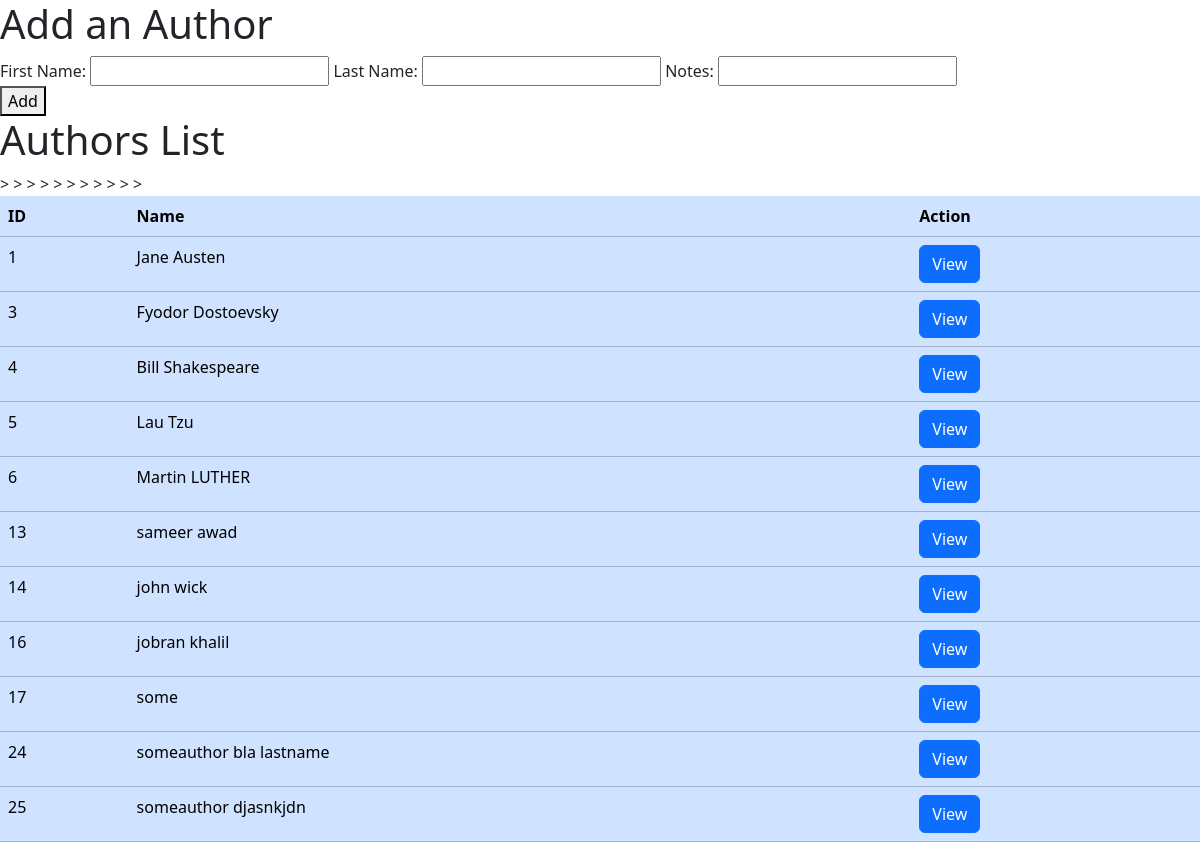
/add_author/, run on the app's committed database.
### myapp/models.py (models this page shows)
class Author(models.Model):
    first_name = models.CharField(max_length=45)
    last_name = models.CharField(max_length=45)
    books = models.ManyToManyField(Book, related_name="authors")
    notes = models.CharField(max_length=255, default=True)
    created_at = models.DateField(auto_now_add=True)
    updated_at = models.DateField(auto_now=True)

### myapp/views.py (the view)
# urls.py: path('add_author/', views.add_author_view, name='add_author'),
def add_author_view(request):
    if request.method == 'POST':
        first_name = request.POST['first_name']
        last_name = request.POST['last_name']
        notes = request.POST['notes']
        models.add_author(first_name, last_name, notes)
        return redirect('add_author')
    else:
        return render(request, 'authorlist.html',{'authors' : models.all_authors() })

### myapp/models.py (called while the page is built)
def all_authors():
    return Author.objects.all()

### myapp/templates/authorlist.html (shortened to what this page needs)
<!DOCTYPE html>
<html lang="en">
<head>
    <link rel="stylesheet" href="https://cdn.jsdelivr.net/npm/bootstrap@5.3.3/dist/css/bootstrap.min.css">
</head>
<body>
    <h1>Add an Author</h1>
    <form action="{% url 'add_author' %}" method="post">
        <label for="first_name">First Name:</label>
        <input type="text" id="first_name" name="first_name">
        <label for="last_name">Last Name:</label>
        <input type="text" id="last_name" name="last_name">
        <label for="notes">Notes:</label>
        <input type="text" id="notes" name="notes"><br>
        <button type="submit">Add</button>
    </form>
    <h1>Authors  List</h1>
    <table class="table table-primary">
        <thead class="thead-primary">
            <tr>
                <th>ID</th>
                <th>Name</th>
                <th>Action</th>
            </tr>
        </thead>
        <tbody>
            {% for author in authors %}
                <tr>
                <td>{{author.id}}</td>
                <td>{{author.first_name}} {{author.last_name}}</td>
                <td>
                    <a href="{% url 'authorinfo' author.id %}" class="btn btn-primary">View</a>
                </td>>
                </tr>
            {% endfor %}
        </tbody>
    </table>
</body>
</html>

### data on the page
Author: id "1", first_name "Jane", last_name "Austen"
Author: id "3", first_name "Fyodor", last_name "Dostoevsky"
Author: id "4", first_name "Bill", last_name "Shakespeare"
Author: id "5", first_name "Lau", last_name "Tzu"
Author: id "6", first_name "Martin", last_name "LUTHER"
Author: id "13", first_name "sameer", last_name "awad"
Author: id "14", first_name "john", last_name "wick"
Author: id "16", first_name "jobran", last_name "khalil"
Author: id "17", first_name "some"
Author: id "24", first_name "someauthor", last_name "bla lastname"
Author: id "25", first_name "someauthor", last_name "djasnkjdn"
